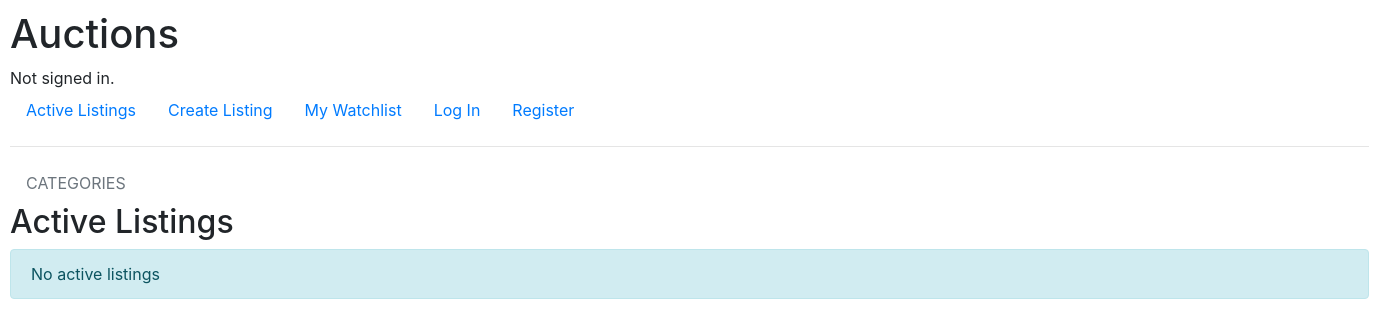
The app's page /?category=1, older data.
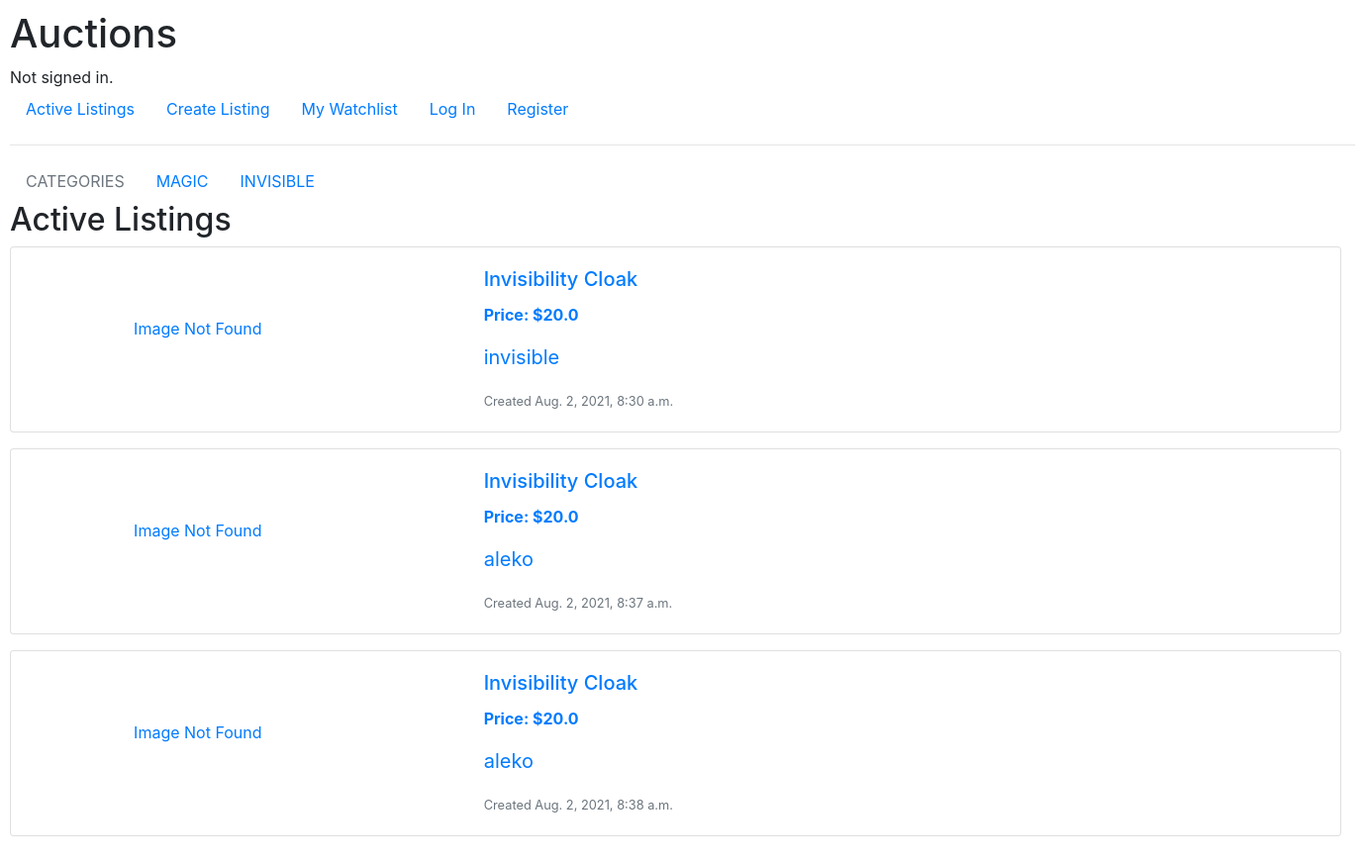
The same page, newer data.
### auctions/models.py (models this page shows, shortened)
class Category(models.Model):
    category = models.CharField(max_length=64)

class Listing(models.Model):
    title = models.CharField(max_length=64)
    description = models.TextField(null=True)
    image_url = URLField(max_length=255, blank=True)
    starting_bid = models.FloatField(null=True)
    date = models.DateTimeField(auto_now_add=True, null=True)
    current_bid = models.FloatField(null=True, blank=True)
    category = models.ForeignKey(Category, on_delete=models.CASCADE, null=True, blank=True)
    active = models.BooleanField(default=True)
    buyer = models.ForeignKey(User, on_delete=models.PROTECT, related_name='buyer', null=True, blank=True)
    author = models.ForeignKey(User, on_delete=models.PROTECT, null=True)
    watchers = models.ManyToManyField(User, blank=True, related_name="watched_listings")

### auctions/views.py (the view)
# urls.py: path("", views.activeListing, name="index"),
def activeListing(request):
    category_id = request.GET.get('category', None)
    if category_id is None:
        listing = Listing.objects.filter(active=True)
    else:
        listing = Listing.objects.filter(active=True, category=category_id)
    categories = Category.objects.all()
    return render(request, "auctions/index.html", {
        "listings": listing,
        "categories": categories
    })

### auctions/templates/auctions/index.html
{% extends "auctions/layout.html" %}
{% block body %}
<ul class="nav">
    <li class="nav-item">
        <a href="" class="nav-link disabled">CATEGORIES</a>
    </li>
    {% for category in categories %}
        <li class="nav-item">
                <a href="{% url 'index' %}?category={{ category.id }}" class="nav-link">{{ category.category|upper }}</a>
        </li>
    {% endfor %}
</ul>
<h2>Active Listings</h2>
{% for listing in listings %}
<a href="{% url 'listing' listing.id %}" style="text-decoration: none;">
    <div class="row">
        <div class="col">
            <div class="card mb-3" style="width: 1345px;">
                <div class="row g-0">
                    <div class="col-md-4">
                        {% if listing.image_url %}
                            <img src="{{ listing.image_url }}" class="img-fluid rounded-start" id="listing-logo" alt="listing-image" style="max-width: 60%; margin-left: 50px;">
                        {% else %}
                            <p style="text-align: center; padding: 70px; padding-right: 120px">Image Not Found</p>
                        {% endif %}
                    </div>
                    <div class="col-md-8">
                        <div class="card-body">
                            <h5 class="card-title">{{ listing.title }}</h5>
                            <p class="card-text font-weight-bold">Price: ${{ listing.starting_bid }}</p>
                            <p class="card-text" style="font-size: 20px;">{{ listing.description }}</p>
                            <p class="card-text"><small class="text-muted">Created {{ listing.date }}</small></p>
                        </div>
                    </div>
                </div>
            </div>
        </div>
    </div>
</a>
{% empty %}
<div class="alert alert-info" role="alert">
    No active listings
</div>
{% endfor %}
{% endblock %}

### auctions/templates/auctions/layout.html (shortened to what this page needs)
{% load static %}
{% load widget_tweaks %}
<!DOCTYPE html>
<html lang="en">
    <head>
        <link rel="stylesheet" href="https://stackpath.bootstrapcdn.com/bootstrap/4.4.1/css/bootstrap.min.css">
        <link href="{% static 'auctions/styles.css' %}" rel="stylesheet">
        <link rel="stylesheet" href="{% static 'auctions/listing.html' %}">
    </head>
    <body>
        <h1>Auctions</h1>
        <div>
            {% if user.is_authenticated %}
                Signed in as <strong>{{ user.username }}</strong>.
            {% else %}
                Not signed in.
            {% endif %}
        </div>
        <ul class="nav">
            <li class="nav-item">
                <a class="nav-link" href="{% url 'index' %}">Active Listings</a>
            </li>
            <li class="nav-item">
                <a class="nav-link" href="{% url 'new' %}">Create Listing</a>
            </li>
            <li class="nav-item">
                <a class="nav-link" href="{% url 'watchlist' %}">My Watchlist</a>
            </li>
            {% if user.is_authenticated %}
                <li class="nav-item">
                    <a class="nav-link" href="{% url 'logout' %}">Log Out</a>
                </li>
            {% else %}
                <li class="nav-item">
                    <a class="nav-link" href="{% url 'login' %}">Log In</a>
                </li>
                <li class="nav-item">
                    <a class="nav-link" href="{% url 'register' %}">Register</a>
                </li>
            {% endif %}
        </ul>
        <hr>
        {% block body %}
        {% endblock %}
    </body>
</html>

### auctions/static/auctions/styles.css (style rules this page uses)
body { padding: 10px; }

Row changes from the older to the newer data that the page shows:
added Category: category "MAGIC"
added Category: category "INVISIBLE"
added Listing: image_url "Image Not Found", title "Invisibility Cloak", starting_bid "20.0", description "invisible", date "Aug. 2, 2021, 8:30 a.m."
added Listing: image_url "Image Not Found", title "Invisibility Cloak", starting_bid "20.0", description "aleko", date "Aug. 2, 2021, 8:37 a.m."
added Listing: image_url "Image Not Found", title "Invisibility Cloak", starting_bid "20.0", description "aleko", date "Aug. 2, 2021, 8:38 a.m."
Text that changed along with them:
text no longer shown: "No active listings"
